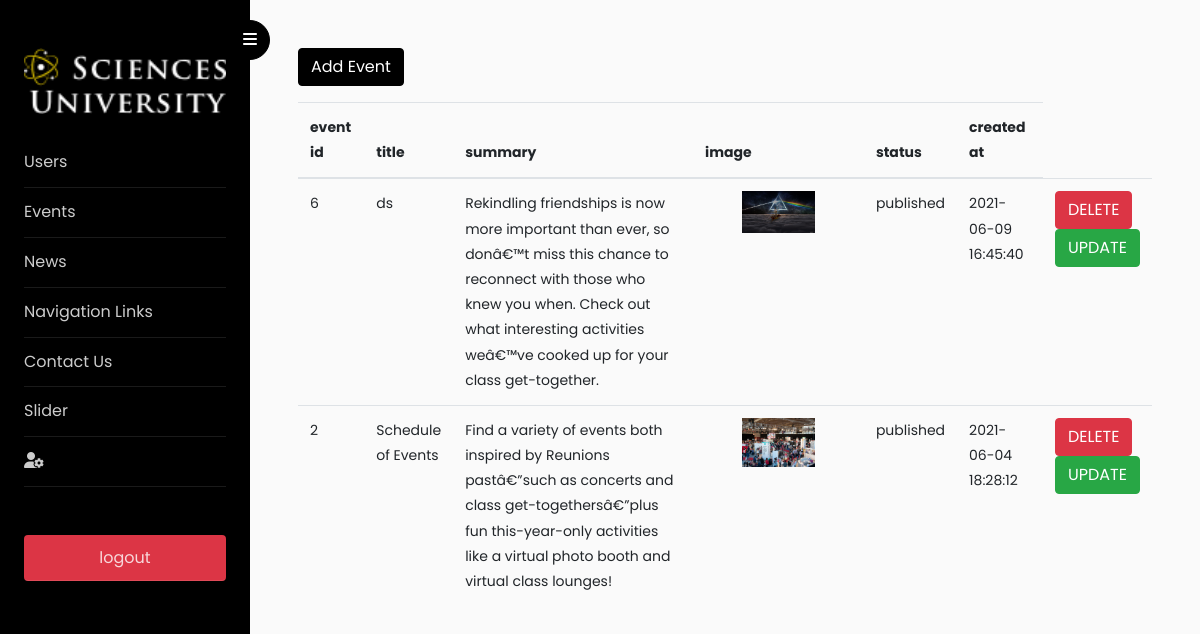
Screenshot of /html_pages/admin_pages/events.php with the database file from the repository.
### tables this page shows
CREATE TABLE `events` (
  `event_id` int(11) NOT NULL,
  `user_id` int(11) NOT NULL,
  `title` varchar(255) NOT NULL,
  `body` text NOT NULL,
  `summary` varchar(255) NOT NULL,
  `start_time` time NOT NULL,
  `end_time` time NOT NULL,
  `date` date NOT NULL,
  `location` varchar(255) NOT NULL,
  `status` varchar(255) NOT NULL,
  `media_id` int(11) NOT NULL,
  `created_at` timestamp NULL DEFAULT CURRENT_TIMESTAMP,
  `updated_at` timestamp NULL DEFAULT CURRENT_TIMESTAMP ON UPDATE CURRENT_TIMESTAMP
);

CREATE TABLE `media` (
  `media_id` int(11) NOT NULL,
  `img_url` text NOT NULL,
  `img_alt` varchar(255) NOT NULL,
  `sourse` varchar(45) NOT NULL,
  `created_at` timestamp NOT NULL DEFAULT CURRENT_TIMESTAMP,
  `updated_at` timestamp NOT NULL DEFAULT CURRENT_TIMESTAMP ON UPDATE CURRENT_TIMESTAMP
);

### config/Database.php (called while the page is built, shortened)
<?php
class Database{
    private $host ='localhost';
    private $user ='root';
    private $pass ='123123';
    private $dbname ='su';
    private $dbh;
    private $stmt;
    public function __construct(){
		$dsn = 'mysql:host='. $this->host . ';dbname='. $this->dbname.'';
		$options = array(
			PDO::ATTR_PERSISTENT => true,
			PDO::ATTR_ERRMODE	 => PDO::ERRMODE_EXCEPTION
		);
		try {
			$this->dbh = new PDO($dsn, $this->user, $this->pass, $options);
		} catch(PDOException $e){
			$this->error = $e->getMessage();
		}
	}
	public function query($query){
		$this->stmt = $this->dbh->prepare($query);
	}
	public function execute(){
		return $this->stmt->execute();
	}
	public function resultset(){
		$this->execute();
		return $this->stmt->fetchAll(PDO::FETCH_ASSOC);
	}
}
?>

### entity/Events.php (called while the page is built, shortened)
<?php
include_once(dirname(__FILE__).'/../config/Database.php');
 class Events  extends Database{
       public function fetchWithImg(){
           $this->query(' SELECT
           E.event_id , E.user_id , E.title ,E.body , E.summary ,E.start_time, E.end_time ,E.date , E.location ,E.status ,E.media_id,E.created_at,E.updated_at  ,M.img_url ,M.img_Alt ,M.sourse
            FROM events AS E
           INNER JOIN media AS M
           ON E.media_id= M.media_id
             ORDER BY created_at DESC');
             $this->execute();
             $row=$this->resultset();
             return $row;
       }
 }
?>

### html_pages/admin_pages/events.php (the view, shortened to what this page needs)
<!doctype html>
<?php
require('../../entity/Events.php');
$event = new Events;
$row = $event->fetchWithImg();
?>
<html lang="en">
<?php include('../../includes/admin_includes/head.php') ?>
<body>
	<div class="wrapper d-flex align-items-stretch">
		<?php include('../../includes/admin_includes/sidebar.php') ?>
		<div id="content" class="p-4 p-md-5 pt-5">
			<p>
				<a class="btn btn-primary" data-toggle="collapse" href="#collapseExample" role="button" aria-expanded="false" aria-controls="collapseExample">
					Add Event
				</a>
			</p>
			<div class="table-responsive">
				<table class="table table-borderd">
					<thead>
						<tr  class="w-100">
							<th>event id</th>
							<th style="width: 10%;">title</th>
							<th>summary</th>
							<th style="width: 20%;">image </th>
							<th>status</th>
							<th>created at</th>
						</tr>
					</thead>
					<?php foreach ($row as $element) : ?>
						<tr>
							<td><?php echo $element['event_id']; ?></td>
							<td><?php echo $element['title']; ?></td>
							<td><?php echo $element['summary']; ?></td>
							<td>
								<div class="d-flex   justify-content-center">
									<img style="width: 50%;" src="../../theme/assets/<?php echo $element['img_url'] ?>" alt="">
								</div>
							</td>
							<td><?php echo $element['status']; ?></td>
							<td><?php echo $element['created_at']; ?></td>
						 <td>
							<form action="<?php echo htmlspecialchars($_SERVER["PHP_SELF"]); ?>" method="GET">
								<button type="submit" name="delete-submit" class="btn btn-danger" onclick="return confirm('Are you sure?')">DELETE</button>
							</form>
							<a type="submit" name="edit_btn" class="btn btn-success" href="./editEvent.php?ID=<?php echo $element['event_id']; ?>">UPDATE</butaton>
								</td>
						</tr>
					<?php endforeach; ?>
				</table>
			</div>
		</div>
	</div>
</body>
</html>

### rows the page displays
events: event_id "6", title "ds", summary "Rekindling friendships is now more important than ever, so donâ€™t miss this chance to reconnect with those who knew you when. Check out what interesting activities weâ€™ve cooked up for your class get-together.", media.img_url (picture), status "published", created_at "2021-06-09 16:45:40"
events: event_id "2", title "Schedule of Events", summary "Find a variety of events both inspired by Reunions pastâ€”such as concerts and class get-togethersâ€”plus fun this-year-only activities like a virtual photo booth and virtual class lounges!", media.img_url (picture), status "published", created_at "2021-06-04 18:28:12"
